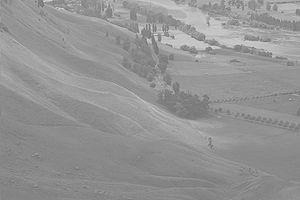
%> input picture lowContrast.jpg, 300 x 200 px
$ octave histequalization.m   (GNU Octave 9; MATLAB toolbox functions it lacks are replaced by stand-ins)
%> lines starting %> are read from the running program, lines starting %| are printed output that depends on the picture
% Read and display the image
original_image_gray = imread('lowContrast.jpg');
%> original_image_gray is the input picture: size 200x300 uint8; min 96, max 229, mean 147.7
figure;
imshow(original_image);
%> (this line was passed over: original_image is not available in this run)
title('Original Image');

% Convert to grayscale and double precision
%original_image_gray = rgb2gray(original_image);


% Calculate histogram
[numPixels, grayLevels] = imhist(original_image_gray);
%> numPixels = 256 values, max 2545 at index 138, min 0 at index 1, mean 234.4; grayLevels = 256 values from 0 to 255

pdf = numPixels / sum(numPixels);
%> pdf = 256 values, max 0.0424 at index 138, min 0 at index 1, mean 0.00391
cdf = cumsum(pdf);
%> cdf = 256 values from 0 to 1

% Perform histogram equalization
new_intensity = uint8(255 * cdf);
%> new_intensity = 256 values from 0 to 255
equalized_image = zeros(size(original_image_gray));

for i = 1:size(original_image_gray, 1)
    for j = 1:size(original_image_gray, 2)
        equalized_image(i, j) = new_intensity(original_image_gray(i, j) + 1);
    end
end
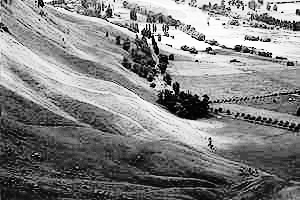
%> equalized_image: size 200x300 double; min 0, max 255, mean 130.4

% Display equalized image
figure;
imshow(equalized_image);
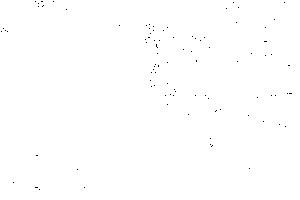
%> displayed picture: size 200x300, on the screen's scale of 0 to 255; 99.8% white; black in thin lines or dots
title('Equalized Image');

% Plot histograms and CDF
figure;
subplot(2,2,1);
bar(grayLevels, pdf);
title('Original Image Histogram');
xlabel('Intensity Levels');
ylabel('Probability');

% Normalized histogram
subplot(2,2,2);
bar(grayLevels, pdf, 'BarWidth', 1);
title('Normalized Histogram');
xlabel('Intensity Levels');
ylabel('Normalized Probability');
ylim([0, 1]);

% Enable hold for the current axes
hold on;

% CDF graph
subplot(2,1,2);
plot(grayLevels, cdf);
title('CDF of Original Image');
xlabel('Intensity Levels');
ylabel('CDF');
xlim([0, 255]);
ylim([0, 1]);
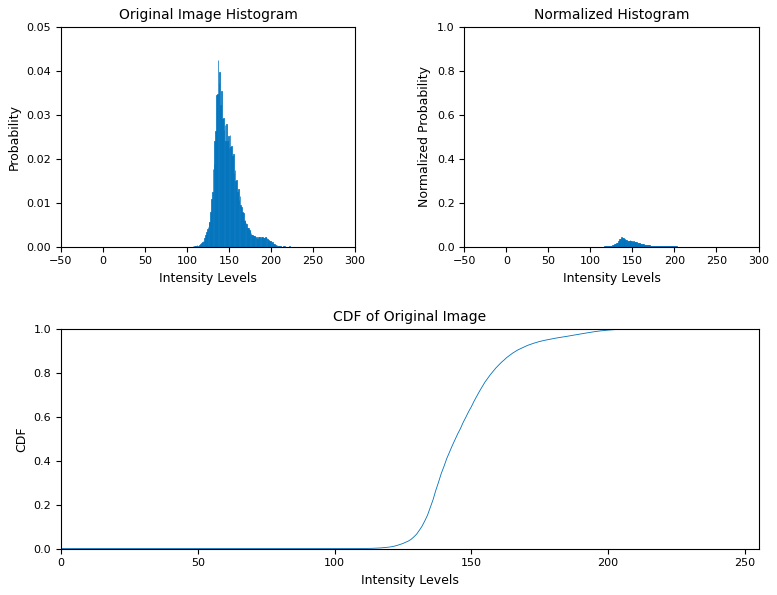
%> figure redrawn from the program's plot data, 3 panels; panel 1: tallest bar 0.0424 high, from x = 136.6 to 137.4; panel 2: tallest bar 0.0424 high, from x = 136.5 to 137.5; panel 3: curve peaks at x = 229, y = 1

% Connect corresponding points with a line
plot(grayLevels, pdf, 'r--');  % Adjust the line style and color as needed
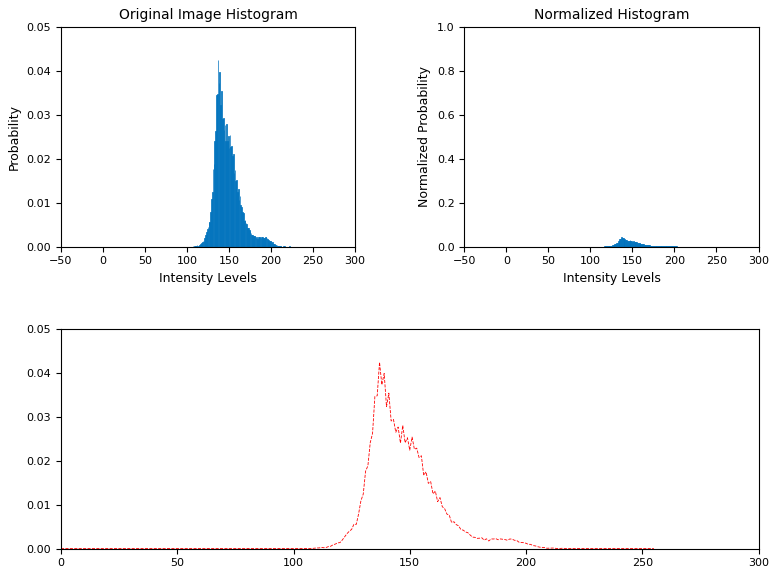
%> figure redrawn from the program's plot data, 3 panels; panel 1: tallest bar 0.0424 high, from x = 136.6 to 137.4; panel 2: tallest bar 0.0424 high, from x = 136.5 to 137.5; panel 3: curve peaks at x = 137, y = 0.0424

% Disable hold to prevent further additions to the current axes hold off;
